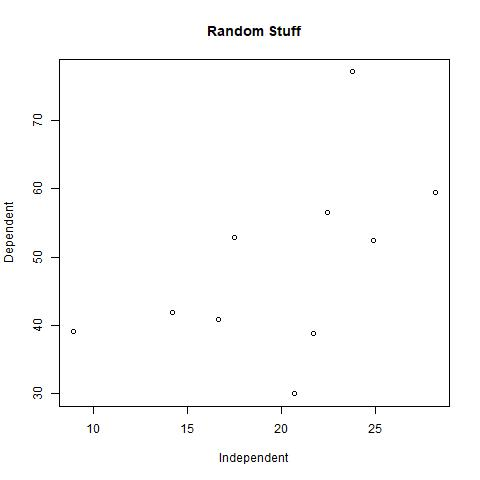

The R source for this figure:
x <- rnorm(10,sd=5,mean=20)
y <- 2.5*x - 1.0 + rnorm(10,sd=9,mean=0)
cor(x,y)

jpeg("C:\\Apache\\htdocs\\casper2\\Main\\Examples\\R\\plot_input.jpg")
plot(x,y,xlab="Independent",ylab="Dependent",main="Random Stuff")
dev.off()

quit()